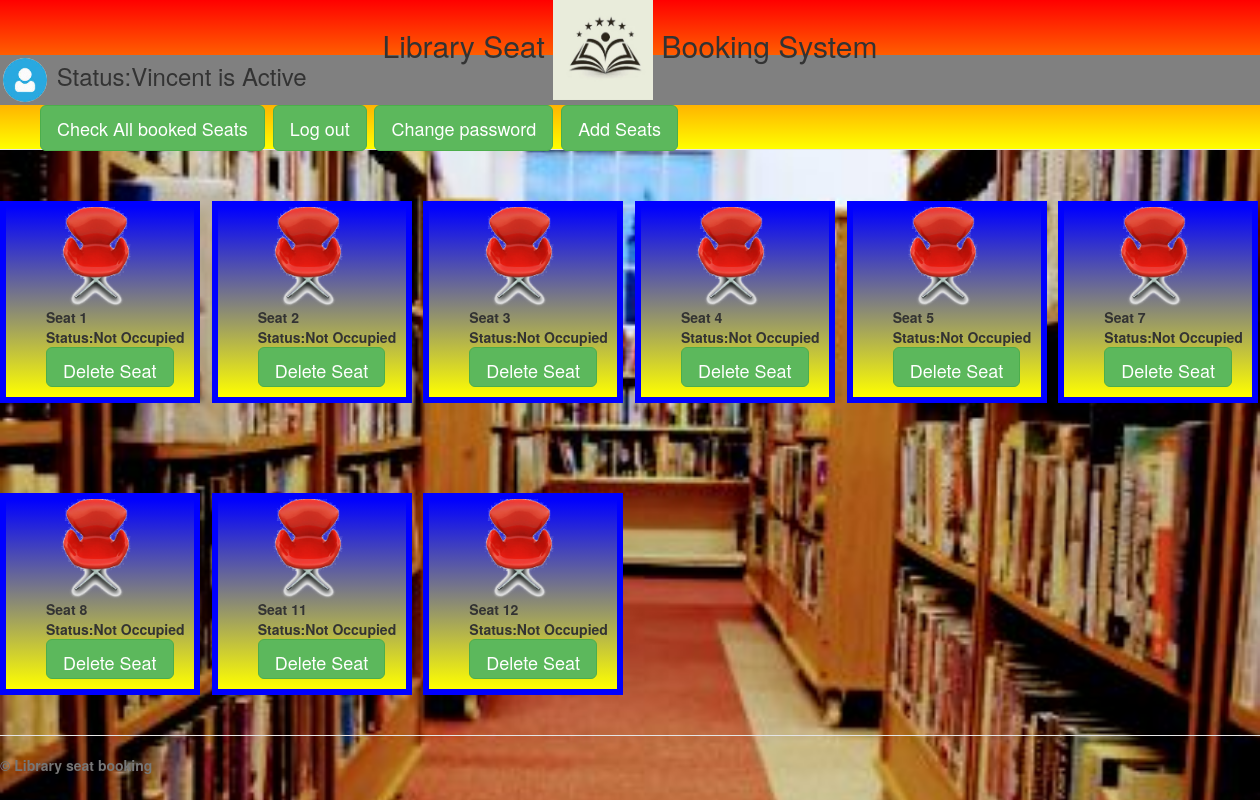
Screenshot of /admin.php (signed in) with the database file from the repository.
### tables this page shows
CREATE TABLE `seats` (
  `SeatId` int(11) NOT NULL,
  `Status` varchar(25) NOT NULL,
  `Occupant` varchar(40) NOT NULL,
  `Serial` varchar(50) NOT NULL,
  `CountDownTime` time NOT NULL,
  `Date` datetime NOT NULL DEFAULT current_timestamp(),
  `startTime` datetime NOT NULL DEFAULT current_timestamp()
);

### admin.php (the view, shortened to what this page needs)
<!DOCTYPE html>
<html>
  <head>
    <link rel="stylesheet" type="text/css" href="css/bootstrap.min.css">
    <link rel="stylesheet" type="text/css" href="css/stylesheet.css">
  </head>
  <body>
      <div class='header' style="margin-top: -40px;height: 150px;background-image: linear-gradient(red,yellow);font-weight: bolder">
        <h2><center>Library Seat <img src="logo.jpg" style="width: 100px;height: 100px"> Booking System</center></h2>
        <h3 style="margin-top: -55px;background-color: grey;"><img src="avatar.jpg" style="width: 50px;height: 50px;border: 3px solid transparent; border-radius: 50px"> Status:<?php echo $_SESSION['Username'];  ?> is Active</h3>
        <div id="nav">
          <ul style="list-style: none;">
            <li><a class="btn btn-lg btn-success" href="AllbookedSeats.php" role="button">Check All booked Seats</a>&nbsp <a class="btn btn-lg btn-success" href="logout.php" role="button">Log out</a>&nbsp <a class="btn btn-lg btn-success" href="updatePassword.php" role="button">Change password</a>&nbsp <a class="btn btn-lg btn-success" href="AddSeats.php" role="button">Add Seats</a></li>
          </ul>
      </div>
<?php
$conn=mysqli_connect('localhost','root','','seatbook');
$sql='select * from seats';
$query=mysqli_query($conn,$sql);
?>
<div class="" style="display:grid;grid-template-columns:repeat(6, 1fr);gap:10px;grid-auto-rows: minmax(100px,auto)">
  <?php
while ($row=mysqli_fetch_assoc($query)) {
 echo "<div class='row marketing' style='background-image: linear-gradient(blue,yellow);width: 200px;border:6px solid blue'>
        <ul style='list-style: none'>
          <li><img src='seat.png' style='width: :100px;height: 100px;font-weight: bold'></li>
          <form action='' method='POST'>
          <li>Seat ".$row['SeatId']."</li><input type='text' name='Id' value='".$row['SeatId']."' hidden>
             <li>Status:".$row['Status']."</li><input type='text' name='occupant' value='".$_SESSION['Username']."' hidden>
             <input type='text' name='status' value='".$row['Status']."' hidden>";
             ?>
                  <li><button onclick="window.confirm('Are you sure you want to delete this seat?')" name="book" type="submit" class='btn btn-lg btn-success' style='height:40px'>Delete Seat</button></li>
          </ul></form>
      </div>
      <?php
 }
 ?>
</div>
      <footer class="footer">
        <p>&copy; Library seat booking</p>
      </footer>
    </div>
  </body>
</html>

### css/stylesheet.css (style rules this page uses)
body { padding-top: 20px; padding-bottom: 20px; }
.header, .marketing, .footer { padding-right: 15px; padding-left: 15px; }
.header { padding-bottom: 20px; border-bottom: 1px solid #e5e5e5; }
.header h3 { margin-top: 0; margin-bottom: 0; line-height: 40px; }
.footer { padding-top: 19px; color: #777; border-top: 1px solid #e5e5e5; }
.marketing { margin: 40px 0; }
@media screen and (min-width: 768px) { .header, .marketing, .footer { padding-right: 0; padding-left: 0; } }
@media screen and (min-width: 768px) { .header { margin-bottom: 30px; } }

### admin.php (style rules this page uses)
body { background: url('background.JPG'); background-repeat: no-repeat; background-size: cover; }

### rows the page displays
seats: SeatId "1", Status "Not Occupied"
seats: SeatId "2", Status "Not Occupied"
seats: SeatId "3", Status "Not Occupied"
seats: SeatId "4", Status "Not Occupied"
seats: SeatId "5", Status "Not Occupied"
seats: SeatId "7", Status "Not Occupied"
seats: SeatId "8", Status "Not Occupied"
seats: SeatId "11", Status "Not Occupied"
seats: SeatId "12", Status "Not Occupied"

### other values shown
$_SESSION['Username'] "Vincent"
